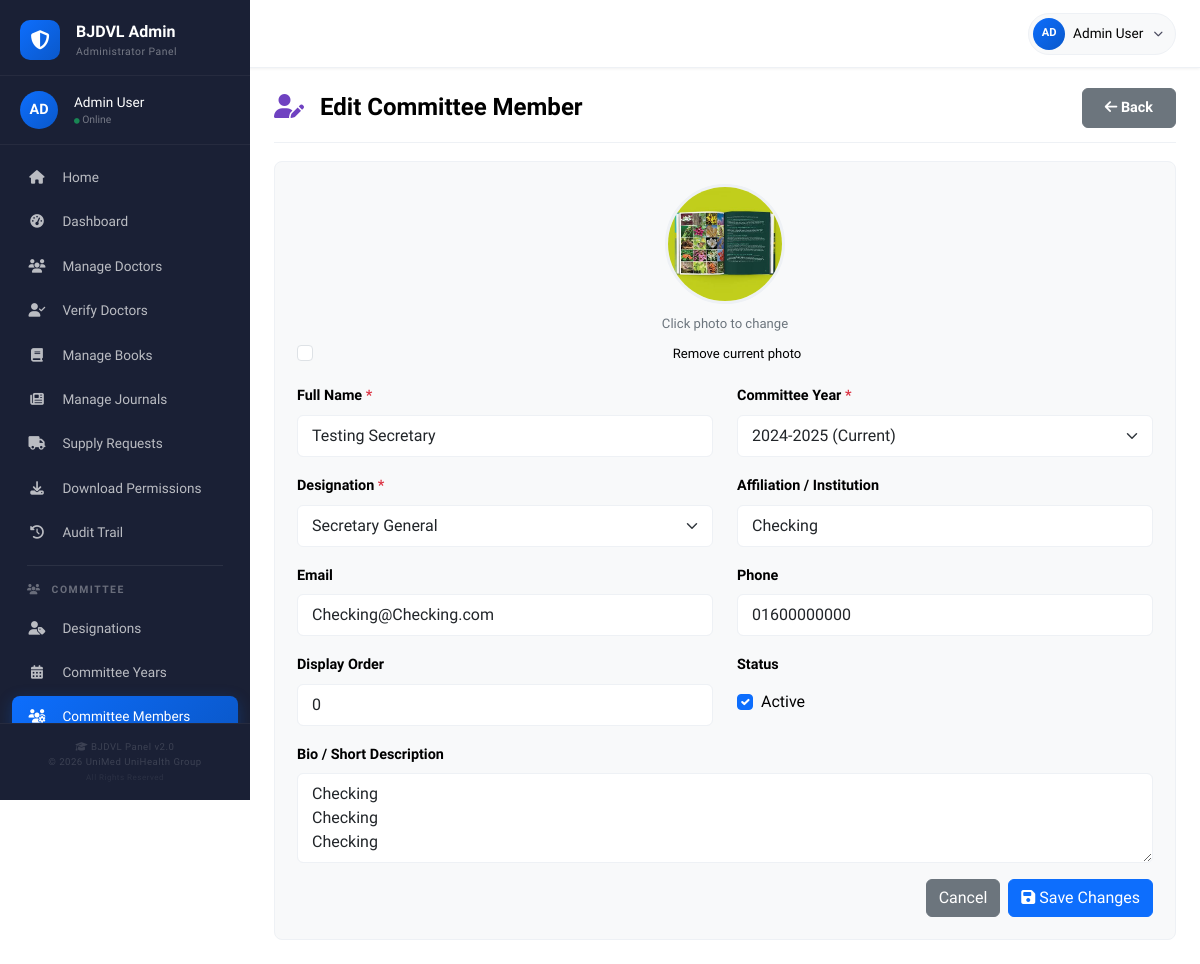
The app's page /admin/edit_committee_member.php?id=2 (signed in) with its own data.
### tables this page shows
CREATE TABLE `committee_members` (
  `id` int(11) NOT NULL,
  `year_id` int(11) NOT NULL,
  `designation_id` int(11) NOT NULL,
  `name` varchar(150) NOT NULL,
  `photo` varchar(255) DEFAULT NULL,
  `affiliation` varchar(255) DEFAULT NULL,
  `bio` text DEFAULT NULL,
  `email` varchar(150) DEFAULT NULL,
  `phone` varchar(50) DEFAULT NULL,
  `display_order` int(11) DEFAULT 0,
  `status` tinyint(1) DEFAULT 1,
  `created_at` timestamp NOT NULL DEFAULT current_timestamp(),
  `updated_at` timestamp NULL DEFAULT NULL ON UPDATE current_timestamp()
);

CREATE TABLE `committee_years` (
  `id` int(11) NOT NULL,
  `year_label` varchar(50) NOT NULL,
  `start_date` date DEFAULT NULL,
  `end_date` date DEFAULT NULL,
  `is_current` tinyint(1) DEFAULT 0,
  `status` tinyint(1) DEFAULT 1,
  `created_at` timestamp NOT NULL DEFAULT current_timestamp()
);

CREATE TABLE `designations` (
  `id` int(11) NOT NULL,
  `name` varchar(100) NOT NULL,
  `description` varchar(255) DEFAULT NULL,
  `sort_order` int(11) DEFAULT 0,
  `status` tinyint(1) DEFAULT 1,
  `created_at` timestamp NOT NULL DEFAULT current_timestamp()
);

### admin/edit_committee_member.php (the view, shortened to what this page needs)
<?php
$db = Database::getInstance()->getConnection();
$uploadDir = __DIR__ . '/../uploads/committee/';
$id = isset($_GET['id']) ? intval($_GET['id']) : 0;
$stmt = $db->prepare("SELECT * FROM committee_members WHERE id = ?");
$stmt->bind_param("i", $id);
$stmt->execute();
$member = $stmt->get_result()->fetch_assoc();
$years = $db->query("SELECT * FROM committee_years WHERE status = 1 ORDER BY year_label DESC")->fetch_all(MYSQLI_ASSOC);
$designations = $db->query("SELECT * FROM designations WHERE status = 1 ORDER BY sort_order ASC, name ASC")->fetch_all(MYSQLI_ASSOC);
?>
<!DOCTYPE html>
<html lang="en">
<head>
    <link href="https://cdn.jsdelivr.net/npm/bootstrap@5.3.0/dist/css/bootstrap.min.css" rel="stylesheet">
    <link rel="stylesheet" href="https://cdnjs.cloudflare.com/ajax/libs/font-awesome/6.4.0/css/all.min.css">
</head>
<body>
    <?php include __DIR__ . '/../includes/admin_nav.php'; ?>
    <div class="container-fluid">
        <div class="row">
            <?php include __DIR__ . '/../includes/admin_sidebar.php'; ?>
            <main class="main-content">
                <div class="page-header">
                    <h1><i class="fas fa-user-edit"></i> Edit Committee Member</h1>
                    <a href="committee_members.php" class="btn btn-secondary">
                        <i class="fas fa-arrow-left"></i> Back
                    </a>
                </div>
                <div class="form-card">
                    <form method="POST" enctype="multipart/form-data">
                        <div class="row">
                            <div class="col-12 text-center mb-3">
                                <label for="photo_input" style="cursor:pointer;">
                                    <div class="photo-preview-wrap" id="photoPreview">
                                        <?php if (!empty($member['photo']) && file_exists($uploadDir . $member['photo'])): ?>
                                            <img src="/uploads/committee/<?php echo htmlspecialchars($member['photo']); ?>" id="currentPhoto">
                                        <?php else: ?>
                                            <i class="fas fa-camera"></i>
                                        <?php endif; ?>
                                    </div>
                                </label>
                                <div style="font-size:0.82rem; color:#6c757d;">Click photo to change</div>
                                <?php if (!empty($member['photo'])): ?>
                                    <div class="form-check justify-content-center mt-2">
                                        <input type="checkbox" class="form-check-input" id="remove_photo" name="remove_photo" value="1">
                                        <label class="form-check-label" for="remove_photo" style="font-size:0.82rem;">Remove current photo</label>
                                    </div>
                                <?php endif; ?>
                            </div>
                            <div class="col-md-6 mb-3">
                                <label class="form-label">Full Name <span class="text-danger">*</span></label>
                                <input type="text" class="form-control" name="name" value="<?php echo htmlspecialchars($member['name']); ?>" required>
                            </div>
                            <div class="col-md-6 mb-3">
                                <label class="form-label">Committee Year <span class="text-danger">*</span></label>
                                <select class="form-select" name="year_id" required>
                                    <?php foreach ($years as $y): ?>
                                        <option value="<?php echo $y['id']; ?>" <?php echo $member['year_id'] == $y['id'] ? 'selected' : ''; ?>>
                                            <?php echo htmlspecialchars($y['year_label']); ?>
                                            <?php echo $y['is_current'] ? ' (Current)' : ''; ?>
                                        </option>
                                    <?php endforeach; ?>
                                </select>
                            </div>
                            <div class="col-md-6 mb-3">
                                <label class="form-label">Designation <span class="text-danger">*</span></label>
                                <select class="form-select" name="designation_id" required>
                                    <?php foreach ($designations as $d): ?>
                                        <option value="<?php echo $d['id']; ?>" <?php echo $member['designation_id'] == $d['id'] ? 'selected' : ''; ?>>
                                            <?php echo htmlspecialchars($d['name']); ?>
                                        </option>
                                    <?php endforeach; ?>
                                </select>
                            </div>
                            <div class="col-md-6 mb-3">
                                <label class="form-label">Affiliation / Institution</label>
                                <input type="text" class="form-control" name="affiliation" value="<?php echo htmlspecialchars($member['affiliation'] ?? ''); ?>">
                            </div>
                            <div class="col-md-6 mb-3">
                                <label class="form-label">Email</label>
                                <input type="email" class="form-control" name="email" value="<?php echo htmlspecialchars($member['email'] ?? ''); ?>">
                            </div>
                            <div class="col-md-6 mb-3">
                                <label class="form-label">Phone</label>
                                <input type="text" class="form-control" name="phone" value="<?php echo htmlspecialchars($member['phone'] ?? ''); ?>">
                            </div>
                            <div class="col-md-6 mb-3">
                                <label class="form-label">Display Order</label>
                                <input type="number" class="form-control" name="display_order" value="<?php echo $member['display_order']; ?>">
                            </div>
                            <div class="col-md-6 mb-3">
                                <label class="form-label">Status</label>
                                <div class="form-check" style="padding-top:6px;">
                                    <input type="checkbox" class="form-check-input" id="status" name="status" <?php echo $member['status'] ? 'checked' : ''; ?>>
                                    <label class="form-check-label" for="status">Active</label>
                                </div>
                            </div>
                            <div class="col-12 mb-3">
                                <label class="form-label">Bio / Short Description</label>
                                <textarea class="form-control" name="bio" rows="3"><?php echo htmlspecialchars($member['bio'] ?? ''); ?></textarea>
                            </div>
                        </div>
                        <div class="d-flex gap-2 justify-content-end">
                            <a href="committee_members.php" class="btn btn-secondary">Cancel</a>
                            <button type="submit" class="btn btn-primary">
                                <i class="fas fa-save"></i> Save Changes
                            </button>
                        </div>
                    </form>
                </div>
            </main>
        </div>
    </div>
</body>
</html>

### admin/edit_committee_member.php (style rules this page uses)
* { margin: 0; padding: 0; box-sizing: border-box; }
body { font-family: 'Cambria', Georgia, serif; background: #fff; color: #000; overflow-x: hidden; font-size: 16px; }
.main-content { margin-left: 250px; padding: 20px 24px 24px; min-height: 100vh; max-width: calc(100% - 250px); background: #fff; }
.page-header { display: flex; justify-content: space-between; align-items: center; flex-wrap: wrap; padding: 0 0 14px 0; border-bottom: 1px solid #eef1f5; margin-bottom: 18px; }
.page-header h1 { font-weight: 700; font-size: 1.5rem; margin: 0; }
.page-header h1 i { color: #6f42c1; margin-right: 10px; }
.page-header .btn { font-weight: 600; padding: 8px 22px; border-radius: 6px; font-size: 0.9rem; }
.form-card { background: #f8f9fa; border: 1px solid #eef1f5; border-radius: 8px; padding: 22px; }
.form-label { font-weight: 600; font-size: 0.9rem; }
.form-control, .form-select { border-radius: 6px; border: 1.5px solid #eef1f5; padding: 8px 14px; }
.photo-preview-wrap { width: 120px; height: 120px; border-radius: 50%; overflow: hidden; border: 3px solid #eef1f5; display: flex; align-items: center; justify-content: center; color: #adb5bd; font-size: 2rem; margin: 0 auto 10px; background: #fff; }
.photo-preview-wrap img { width: 100%; height: 100%; object-fit: cover; }

### records on screen
committee_members: photo (picture), name "Testing Secretary", year_id "2024-2025 (Current)", designation_id "Secretary General", affiliation "Checking", email "Checking@Checking.com", phone "01600000000", display_order "0", status "☑", bio "Checking Checking Checking"

### other values on screen
substr($_SESSION['user_name'] ?? 'A', 0, 2) "AD"
$_SESSION['user_name'] "Admin User"
